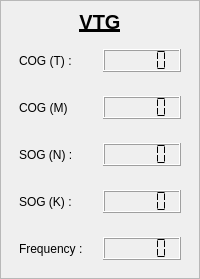
             <widget class="QFrame" name="horizontalFrame_vtg">
              <property name="frameShape">
               <enum>QFrame::Shape::StyledPanel</enum>
              </property>
              <layout class="QVBoxLayout" name="verticalLayout_28">
               <property name="leftMargin">
                <number>9</number>
               </property>
               <property name="topMargin">
                <number>9</number>
               </property>
               <property name="rightMargin">
                <number>9</number>
               </property>
               <property name="bottomMargin">
                <number>9</number>
               </property>
               <item>
                <widget class="QLabel" name="label_27">
                 <property name="sizePolicy">
                  <sizepolicy hsizetype="Preferred" vsizetype="Maximum">
                   <horstretch>0</horstretch>
                   <verstretch>0</verstretch>
                  </sizepolicy>
                 </property>
                 <property name="font">
                  <font>
                   <pointsize>15</pointsize>
                   <bold>true</bold>
                   <underline>true</underline>
                  </font>
                 </property>
                 <property name="text">
                  <string>VTG</string>
                 </property>
                 <property name="alignment">
                  <set>Qt::AlignmentFlag::AlignCenter</set>
                 </property>
                </widget>
               </item>
               <item>
                <layout class="QHBoxLayout" name="horizontalLayout_24">
                 <property name="leftMargin">
                  <number>9</number>
                 </property>
                 <property name="topMargin">
                  <number>9</number>
                 </property>
                 <property name="rightMargin">
                  <number>9</number>
                 </property>
                 <property name="bottomMargin">
                  <number>9</number>
                 </property>
                 <item>
                  <widget class="QLabel" name="label_31">
                   <property name="text">
                    <string>COG (T) :</string>
                   </property>
                  </widget>
                 </item>
                 <item>
                  <widget class="QLCDNumber" name="lcdNumber_track_true_vtg">
                   <property name="sizePolicy">
                    <sizepolicy hsizetype="Minimum" vsizetype="Maximum">
                     <horstretch>0</horstretch>
                     <verstretch>0</verstretch>
                    </sizepolicy>
                   </property>
                   <property name="segmentStyle">
                    <enum>QLCDNumber::SegmentStyle::Flat</enum>
                   </property>
                  </widget>
                 </item>
                </layout>
               </item>
               <item>
                <layout class="QHBoxLayout" name="horizontalLayout_48">
                 <property name="leftMargin">
                  <number>9</number>
                 </property>
                 <property name="topMargin">
                  <number>9</number>
                 </property>
                 <property name="rightMargin">
                  <number>9</number>
                 </property>
                 <property name="bottomMargin">
                  <number>9</number>
                 </property>
                 <item>
                  <widget class="QLabel" name="label_59">
                   <property name="text">
                    <string>COG (M)</string>
                   </property>
                  </widget>
                 </item>
                 <item>
                  <widget class="QLCDNumber" name="lcdNumber_track_mag_vtg">
                   <property name="sizePolicy">
                    <sizepolicy hsizetype="Minimum" vsizetype="Maximum">
                     <horstretch>0</horstretch>
                     <verstretch>0</verstretch>
                    </sizepolicy>
                   </property>
                   <property name="digitCount">
                    <number>5</number>
                   </property>
                   <property name="segmentStyle">
                    <enum>QLCDNumber::SegmentStyle::Flat</enum>
                   </property>
                  </widget>
                 </item>
                </layout>
               </item>
               <item>
                <layout class="QHBoxLayout" name="horizontalLayout_50">
                 <property name="leftMargin">
                  <number>9</number>
                 </property>
                 <property name="topMargin">
                  <number>9</number>
                 </property>
                 <property name="rightMargin">
                  <number>9</number>
                 </property>
                 <property name="bottomMargin">
                  <number>9</number>
                 </property>
                 <item>
                  <widget class="QLabel" name="label_61">
                   <property name="text">
                    <string>SOG (N) :</string>
                   </property>
                  </widget>
                 </item>
                 <item>
                  <widget class="QLCDNumber" name="lcdNumber_speed_knot_vtg">
                   <property name="sizePolicy">
                    <sizepolicy hsizetype="Minimum" vsizetype="Maximum">
                     <horstretch>0</horstretch>
                     <verstretch>0</verstretch>
                    </sizepolicy>
                   </property>
                   <property name="segmentStyle">
                    <enum>QLCDNumber::SegmentStyle::Flat</enum>
                   </property>
                  </widget>
                 </item>
                </layout>
               </item>
               <item>
                <layout class="QHBoxLayout" name="horizontalLayout_23">
                 <property name="leftMargin">
                  <number>9</number>
                 </property>
                 <property name="topMargin">
                  <number>9</number>
                 </property>
                 <property name="rightMargin">
                  <number>9</number>
                 </property>
                 <property name="bottomMargin">
                  <number>9</number>
                 </property>
                 <item>
                  <widget class="QLabel" name="label_32">
                   <property name="text">
                    <string>SOG (K) :</string>
                   </property>
                  </widget>
                 </item>
                 <item>
                  <widget class="QLCDNumber" name="lcdNumber_speed_kmh_vtg">
                   <property name="sizePolicy">
                    <sizepolicy hsizetype="Minimum" vsizetype="Maximum">
                     <horstretch>0</horstretch>
                     <verstretch>0</verstretch>
                    </sizepolicy>
                   </property>
                   <property name="segmentStyle">
                    <enum>QLCDNumber::SegmentStyle::Flat</enum>
                   </property>
                  </widget>
                 </item>
                </layout>
               </item>
               <item>
                <layout class="QHBoxLayout" name="horizontalLayout_26">
                 <property name="leftMargin">
                  <number>9</number>
                 </property>
                 <property name="topMargin">
                  <number>9</number>
                 </property>
                 <property name="rightMargin">
                  <number>9</number>
                 </property>
                 <property name="bottomMargin">
                  <number>9</number>
                 </property>
                 <item>
                  <widget class="QLabel" name="label_33">
                   <property name="text">
                    <string>Frequency :</string>
                   </property>
                  </widget>
                 </item>
                 <item>
                  <widget class="QLCDNumber" name="lcdNumber_frequency_vtg">
                   <property name="sizePolicy">
                    <sizepolicy hsizetype="Minimum" vsizetype="Maximum">
                     <horstretch>0</horstretch>
                     <verstretch>0</verstretch>
                    </sizepolicy>
                   </property>
                   <property name="frameShadow">
                    <enum>QFrame::Shadow::Raised</enum>
                   </property>
                   <property name="smallDecimalPoint">
                    <bool>false</bool>
                   </property>
                   <property name="digitCount">
                    <number>5</number>
                   </property>
                   <property name="segmentStyle">
                    <enum>QLCDNumber::SegmentStyle::Flat</enum>
                   </property>
                  </widget>
                 </item>
                </layout>
               </item>
              </layout>
             </widget>
